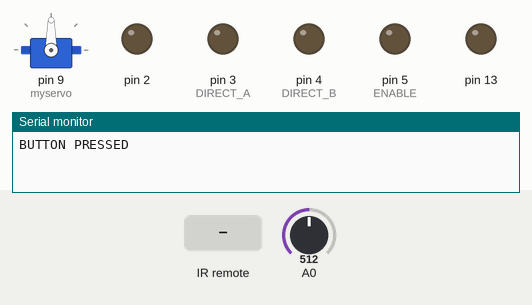
Bench run of a sketch on a simulated Arduino Uno, built with avr-gcc and run on an emulated ATmega328P. Parts: servo, output pins drawn as LEDs (lit = HIGH), the last lines printed to the serial monitor. The inputs (shaded band) are chosen by the test bench; at power-on: A0 = 512.

Above: at 1.2 s.
1.3 s: infrared code 0xFF629D received
At 2.5 s:
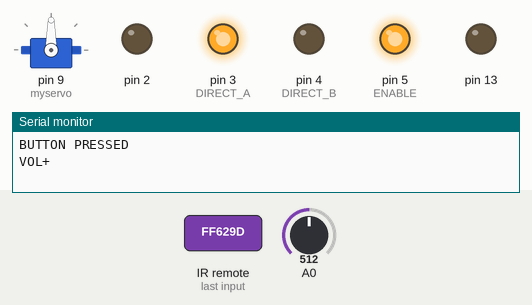
2.8 s: A0 set to 218
4.3 s: A0 set to 187
At 4.9 s:
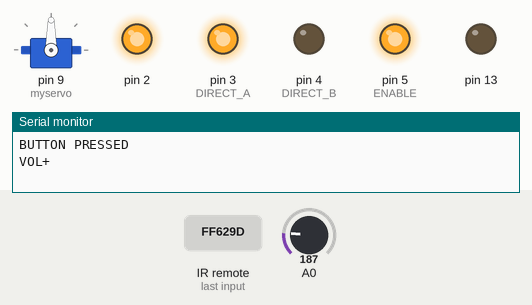
5.8 s: infrared code 0xFFE21D received
At 7.5 s:
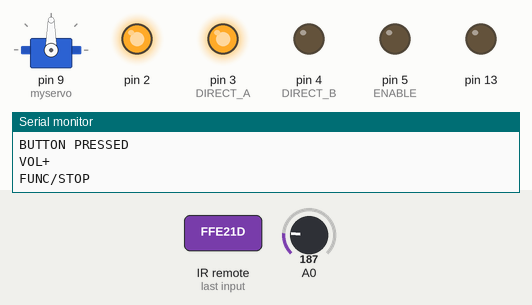
7.8 s: infrared code 0xFF22DD received
At 8.8 s:
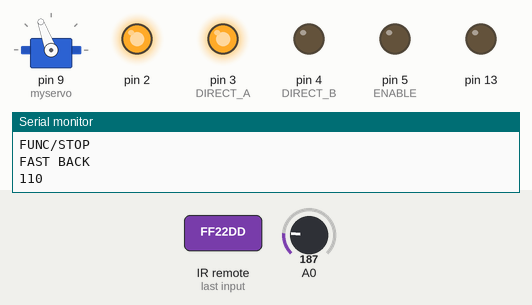
9.3 s: infrared code 0xFF02FD received
At 10.6 s:
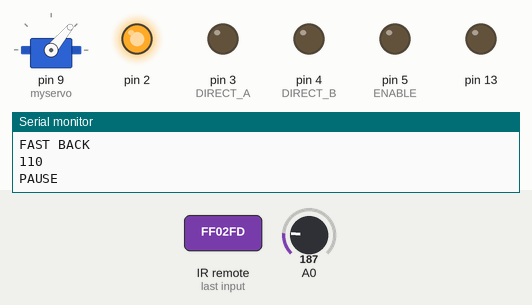
Timing chart, 0 to 11.8 s (numbered marks = the images above; inputs shaded):
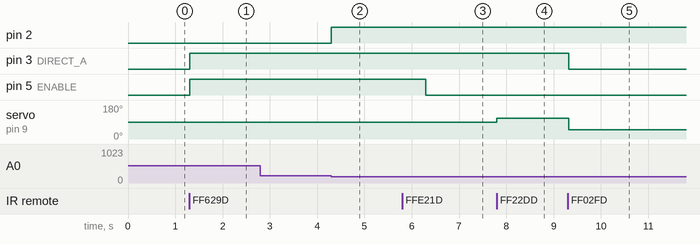

The sketch:

voiture.ino
```cpp
#define ENABLE 5
#define DIRECT_A 3
#define DIRECT_B 4
#define ENABLE1 6
#define FORW 7
#define BACKW 8

#include "IRremote.h"
#include <Servo.h>

int i;
int receiver = 11;
int pos = 0;

Servo myservo;
IRrecv irrecv(receiver);
decode_results results;

void translateIR()


{

  switch(results.value)

  {

  case 0xFFA25D: Serial.println("POWER"); Serial.println(analogRead(13)); break;
  case 0xFFE21D: Serial.println("FUNC/STOP");digitalWrite(ENABLE, LOW); break;

  case 0xFF629D: Serial.println("VOL+"); digitalWrite(ENABLE, HIGH); digitalWrite(DIRECT_A, HIGH); digitalWrite(DIRECT_B, LOW); digitalWrite(ENABLE1, HIGH); digitalWrite(FORW, LOW); digitalWrite(BACKW, HIGH); break;

  case 0xFF22DD: Serial.println("FAST BACK"); for (pos = 110; pos <= 110; pos += 1) {
    myservo.write(pos);
    delay(15); Serial.println(myservo.read());
 }    break;

 case 0xFF02FD: Serial.println("PAUSE");digitalWrite(ENABLE, LOW); digitalWrite(DIRECT_A, LOW); digitalWrite(DIRECT_B, LOW);for (pos = 50; pos >= 50; pos -= 1){
    myservo.write(pos);
    delay(15);
  }    break;


  case 0xFFC23D: Serial.println("FAST FORWARD");for (pos = 0; pos >= 0; pos -= 1) {
    myservo.write(pos);
    delay(15);
  } Serial.println(digitalRead(9));
    break;

  case 0xFFE01F: Serial.println("DOWN");    break;

  case 0xFFA857: Serial.println("VOL-"); digitalWrite(ENABLE, HIGH); digitalWrite(DIRECT_A, LOW); digitalWrite(DIRECT_B, HIGH); digitalWrite(ENABLE1, HIGH); digitalWrite(FORW, HIGH); digitalWrite(BACKW, LOW);    break;

  case 0xFF906F: Serial.println("UP");    break;
  case 0xFF9867: Serial.println("EQ");    break;
  case 0xFFB04F: Serial.println("ST/REPT");    break;
  case 0xFF6897: Serial.println("0");    break;
  case 0xFF30CF: Serial.println("1");    break;
  case 0xFF18E7: Serial.println("2");    break;
  case 0xFF7A85: Serial.println("3");    break;
  case 0xFF10EF: Serial.println("4");    break;
  case 0xFF38C7: Serial.println("5");    break;
  case 0xFF5AA5: Serial.println("6");    break;
  case 0xFF42BD: Serial.println("7");    break;
  case 0xFF4AB5: Serial.println("8");    break;
  case 0xFF52AD: Serial.println("9");    break;
  case 0xFFFFFFFF: Serial.println(" REPEAT");break;
  default:
    Serial.println(" other button   ");

  }

  delay(500);


} //END translateIR


void setup() {
  // put your setup code here, to run once:
  pinMode(ENABLE, OUTPUT);
  pinMode(DIRECT_A, OUTPUT);
  pinMode(DIRECT_B, OUTPUT);
  pinMode(9, OUTPUT);
  pinMode(2, OUTPUT);
  pinMode(13, OUTPUT);
  myservo.attach(9);

  Serial.begin(9600);

  Serial.println("BUTTON PRESSED");
  irrecv.enableIRIn();


}

void loop() {
  // put your main code here, to run repeatedly:

  int light = analogRead(0)/ 10;

    if( light <   20 ){

    digitalWrite(2, HIGH);
    delay(1000);

  }

  else{
    digitalWrite(2, LOW);
  }


  if (irrecv.decode(&results))

  {
    translateIR();
    irrecv.resume();
  }
}
```

Measured:
- the behaviour switches between 200 and 199 on A0 (found by bisection; images 1 and 2)
- after the input at 1.3 s, pin 3 (DIRECT_A), pin 5 (ENABLE): LOW → HIGH at once
- after the input at 2.8 s, every drawn part: stays the same
- after the input at 4.3 s, pin 2: LOW → HIGH at once
- after the input at 5.8 s, pin 5 (ENABLE): HIGH → LOW after 0.50 s
- after the input at 7.8 s, servo on pin 9 (myservo): 90° → 110° at once
- after the input at 9.3 s, pin 3 (DIRECT_A): HIGH → LOW at once; servo on pin 9 (myservo): 110° → 50° at once
